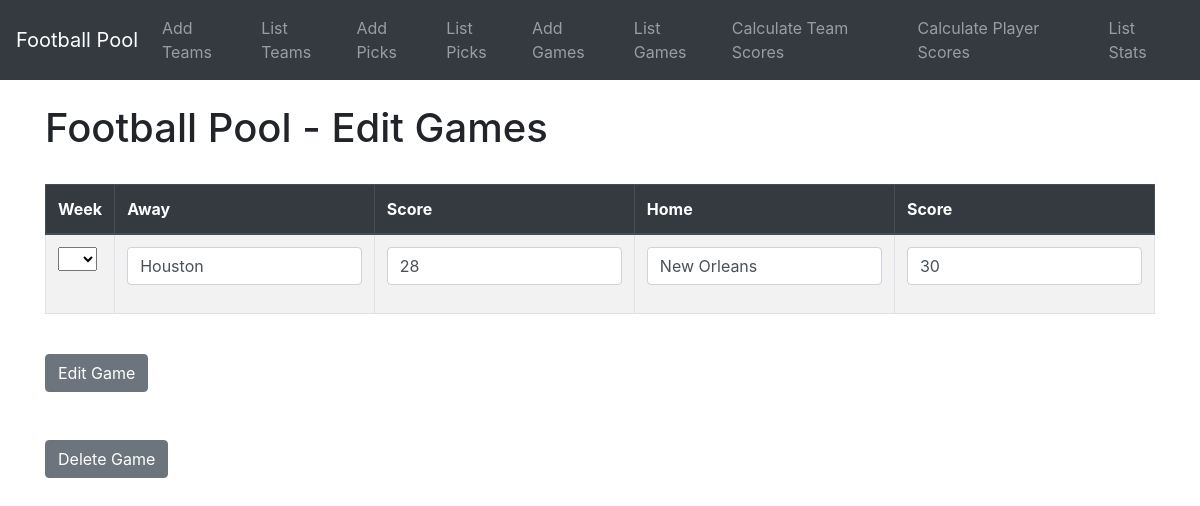
/edit_games/110, run on the app's committed database.
### testadd/models.py (models this page shows, shortened)
class games(models.Model):
	week = models.IntegerField(default=0, blank=True, null=True)
	away = models.CharField(max_length=20)
	awayscore = models.IntegerField(default=0, blank=True, null=True)
	home = models.CharField(max_length=20)
	homescore = models.IntegerField(default=0, blank=True, null=True)
	class Meta:
		verbose_name_plural = "games"

### testadd/views.py (the view)
# urls.py: path('edit_games/<list_id>', views.edit_games, name="edit_games"),
def edit_games(request, list_id):
	if request.method == "POST":
		current_game = games.objects.get(pk=list_id)
		form = gamesForm(request.POST or None, instance=current_game)
		if form.is_valid():
			global game_week, game_away, game_home
			game_week = request.POST['week']
			game_away = request.POST['away']
			game_home = request.POST['home']
			if game_valid(game_week, game_away, game_home):
				form.save()
				messages.success(request, ('Game has been edited.'))
				return redirect('list_games')
			else:
				messages.success(request, ('Invalid team used in game.'))
				return redirect('list_games')
		else:
			messages.success(request, ('Game or Team has already been used.'))
			return render(request, 'edit_games.html', {})
	else:
		get_game = games.objects.get(pk=list_id)
		return render(request, 'edit_games.html', {'get_game': get_game})

### testadd/templates/edit_games.html (shortened to what this page needs)
{% extends 'base.html' %}
{% block content %}
<h1>Football Pool - Edit Games</h1>
<br/>
{% if get_game %}
	<form method="POST">
	  <table class="table table-striped table-bordered table-hover">
	    <thead class="thead-dark">
	      <tr>
	        <th scope="col">Week</th>
	        <th scope="col">Away</th>
	        <th scope="col">Score</th>
	        <th scope="col">Home</th>
	        <th scope="col">Score</th>
	      </tr>
	    </thead>
	    <tbody>
	      <tr>
	        <td>
	          <div class="form-group">
	            <select name="week" id="week">
	              <option selected disabled hidden style='display: none' value=''></option>
	              <option value="1">1</option>
	            </select>
	          </div>
	        </td>
	        <td>
	          <div class="form-group">
	            <input type="text" class="form-control" value="{{ get_game.away }}" name="away">
	          </div>
	        </td>
	        <td>
	          <div class="form-group">
	            <input type="text" class="form-control" value="{{ get_game.awayscore }}"name="awayscore">
	          </div>
	        </td>
	        <td>
	          <div class="form-group">
	            <input type="text" class="form-control" value="{{ get_game.home }}" name="home">
	          </div>
	        </td>
	        <td>
	          <div class="form-group">
	            <input type="text" class="form-control" value="{{ get_game.homescore }}" name="homescore">
	          </div>
	        </td>
	      </tr>
	    </tbody>
	  </table>
	  <br/>
	  <button type="submit" class="btn btn-secondary">Edit Game</button>
	</form>
	<br/>
	<br/>
	<form method="POST" action="{% url 'delete_games' get_game.id %}">
		<button type="submit" class="btn btn-secondary">Delete Game</button>
	</form>
{% endif %}
{% endblock %}

### data on the page
games: away "Houston", awayscore "28", home "New Orleans", homescore "30"
